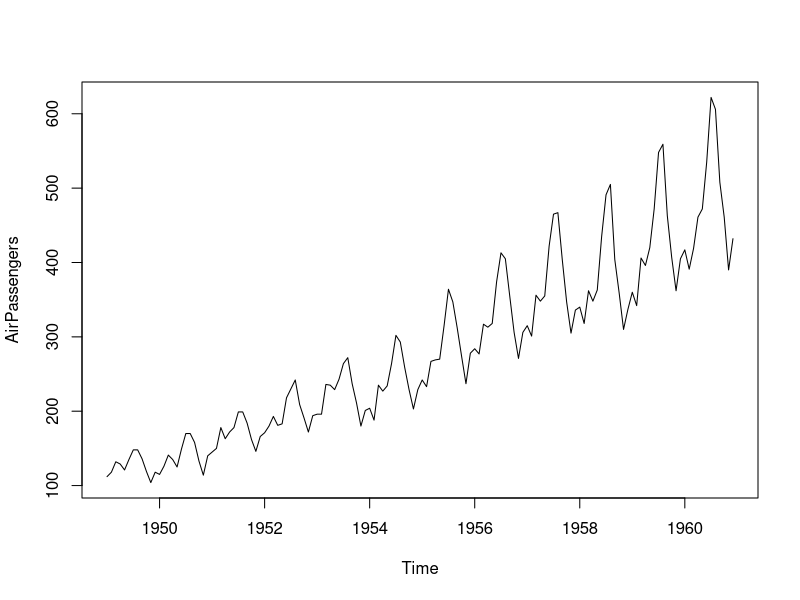
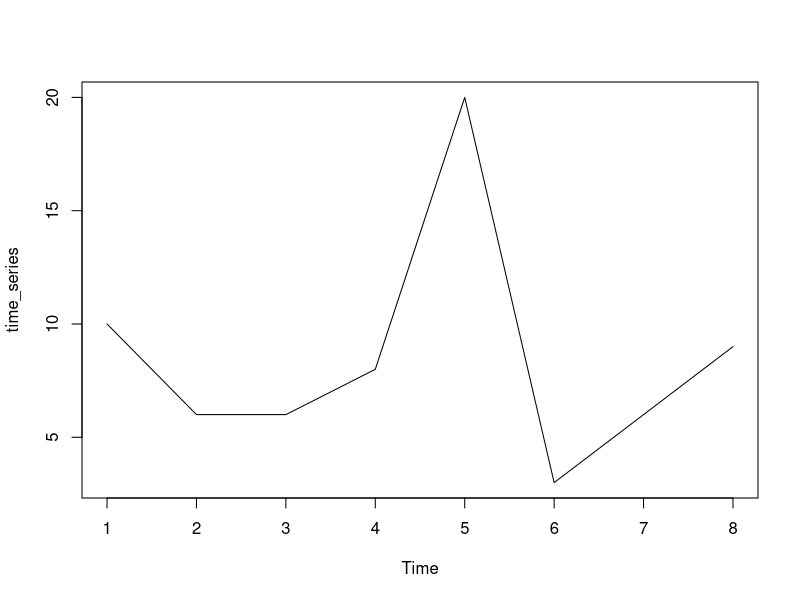
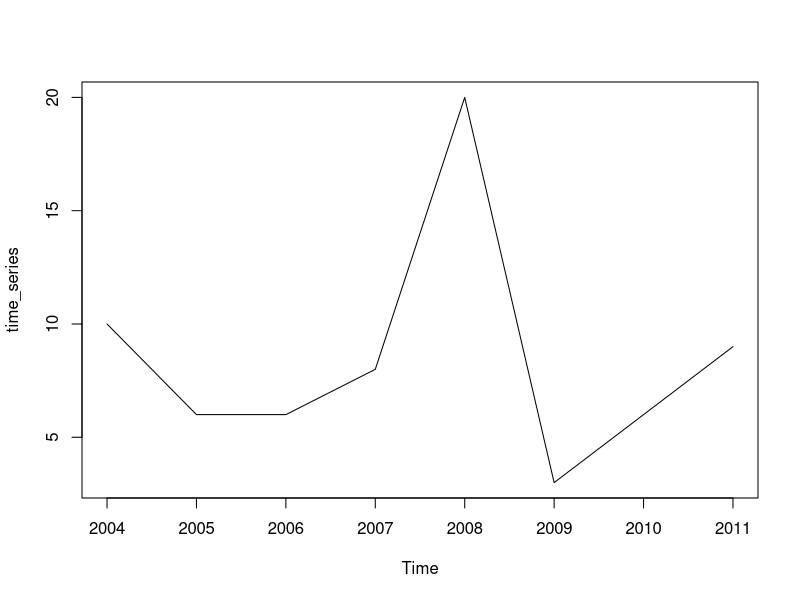
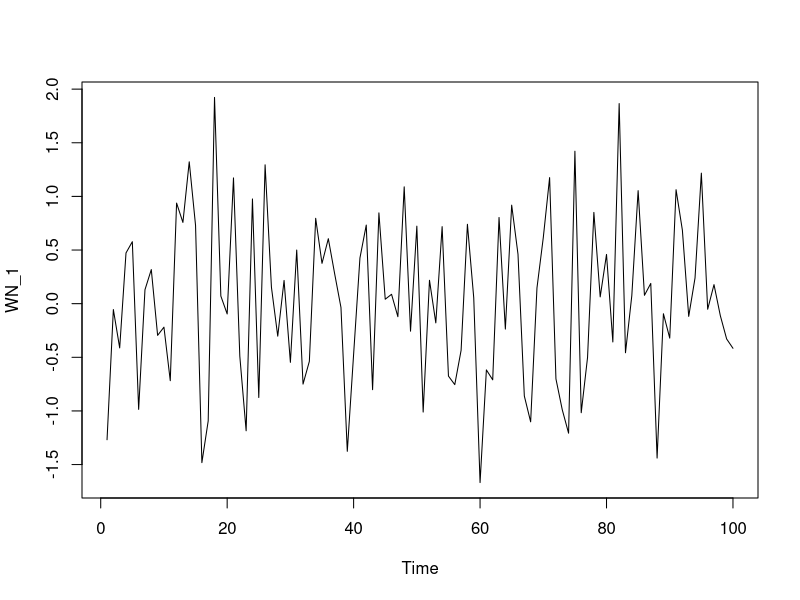
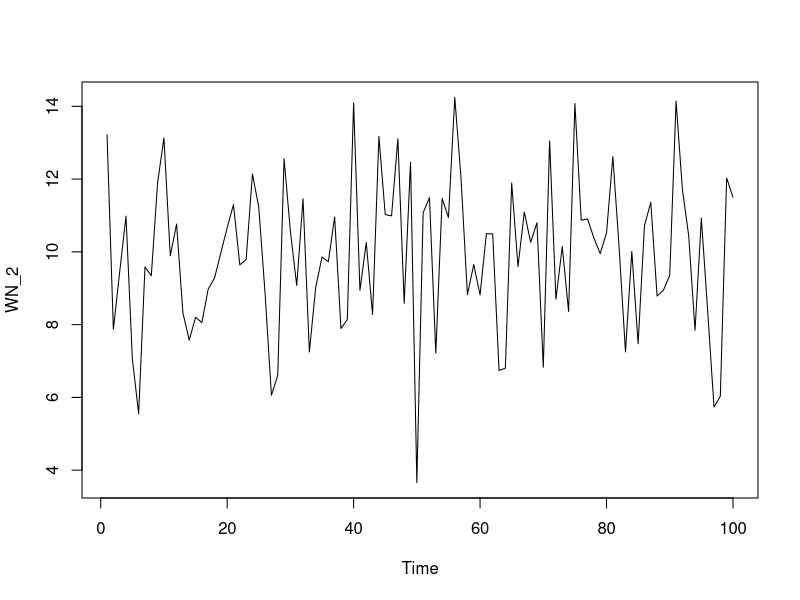
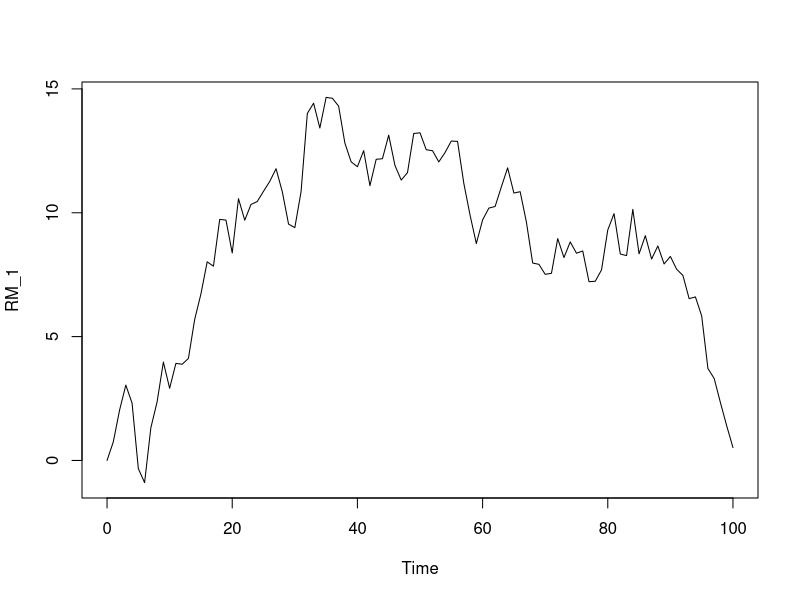
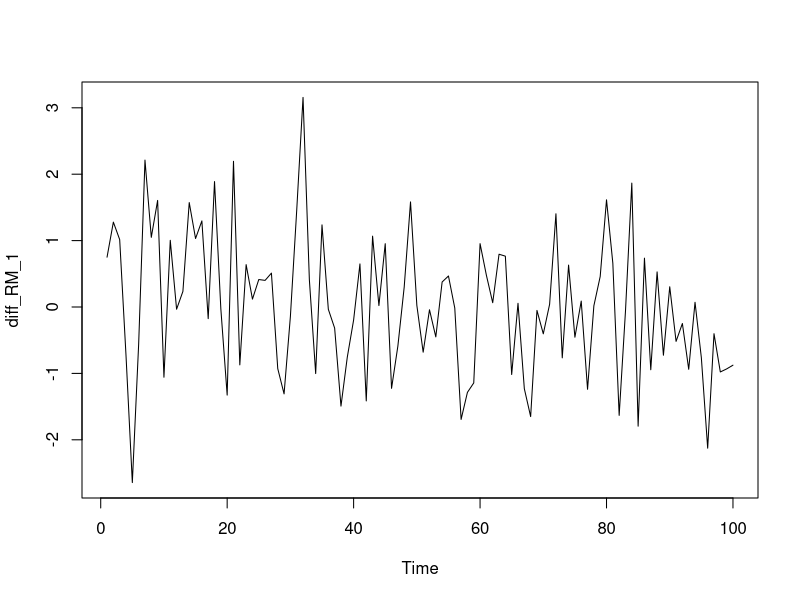
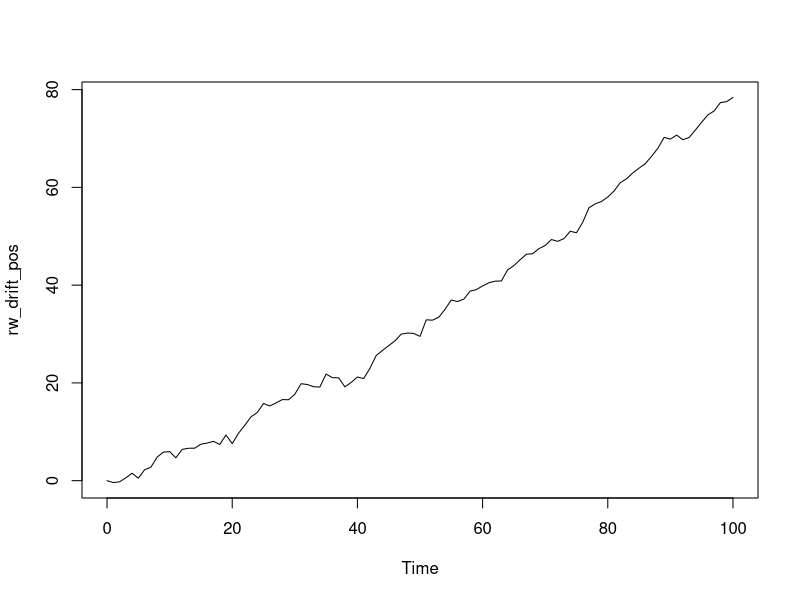

The R script that drew these images, in order:
## ---- chunk 1
library(psych)
## ---- chunk 2
#plot(dataframe, xlab = "title", ylab = "title", type = "b") #note that type = "b" provides both data points and a line connecting each point
## ---- chunk 3
# Plot AirPassengers
plot(AirPassengers)

# View the start and end dates of AirPassengers
start(AirPassengers)
end(AirPassengers)

# Use time(), deltat(), frequency(), and cycle() with AirPassengers 
time(AirPassengers)
deltat(AirPassengers)
frequency(AirPassengers)
cycle(AirPassengers)

## ---- chunk 4
#Simple Time Series
data_vector <- c(10, 6, 6, 8, 20, 3, 6, 9)

#Turn the data vector into time series
time_series <- ts(data_vector)
#plot time series
plot(time_series)
## ---- chunk 5
#Instead of starting with 1, you can start with a year and then specify the frequency of observations

#Turn the data vector into time series
time_series <- ts(data_vector, start = 2004, frequency = 1)
#plot time series
plot(time_series)
## ---- chunk 6
#See if the data vector and time series are time series
is.ts(data_vector) #false
is.ts(time_series) #true
## ---- chunk 7
WN_1 <- arima.sim(model = list(order = c(0, 0, 0)), n = 100)
head(WN_1) #show some data
ts.plot(WN_1) #plot data
describe(WN_1) #The mean should be approx 0 and sd should be approx 1


#You can also add additional arguments to specify the mean and sd
WN_2 <- arima.sim(model = list(order = c(0, 0, 0)), n = 100,
                  mean = 10,
                  sd = 2)
head(WN_2) #show some data
ts.plot(WN_2) #plot data
describe(WN_2) #The mean should be approx 10 and sd should be approx 2

## ---- chunk 8
arima(WN_2, order = c(0, 0, 0)) #You can see that the mean should be approx 10
#Intercept is the estimated mean
# sigma^2 is the estiamted variance. The sd is the square root of this variance estimate.
sqrt(3.84) #This should be the same as the sd

#You can also find the mean and variance separately
mean(WN_2)
var(WN_2)
## ---- chunk 9
RM_1 <- arima.sim(model = list(order = c(0, 1, 0)), n = 100)
head(RM_1)
ts.plot(RM_1)

#Calculate the first difference in the time series.
diff_RM_1 <- diff(RM_1)
ts.plot(diff_RM_1) #This shows that when you remove the long-term trend of the Random Walk data, then it becomes White Noise
## ---- chunk 10
rw_drift_pos <- arima.sim(model = list(order = c(0, 1, 0)), n = 100, mean = 1) #mean = 1, so it will be a positive slope
ts.plot(rw_drift_pos)

rw_drift_neg <- arima.sim(model = list(order = c(0, 1, 0)), n = 100, mean = -1) #mean = -1, so it will be a negative slope
ts.plot(rw_drift_neg)

#You can then also calculate the first difference of the drift

rw_drift_diff_pos <- diff(rw_drift_pos)
ts.plot(rw_drift_diff_pos)

rw_drift_diff_neg <- diff(rw_drift_neg)
ts.plot(rw_drift_diff_neg)
